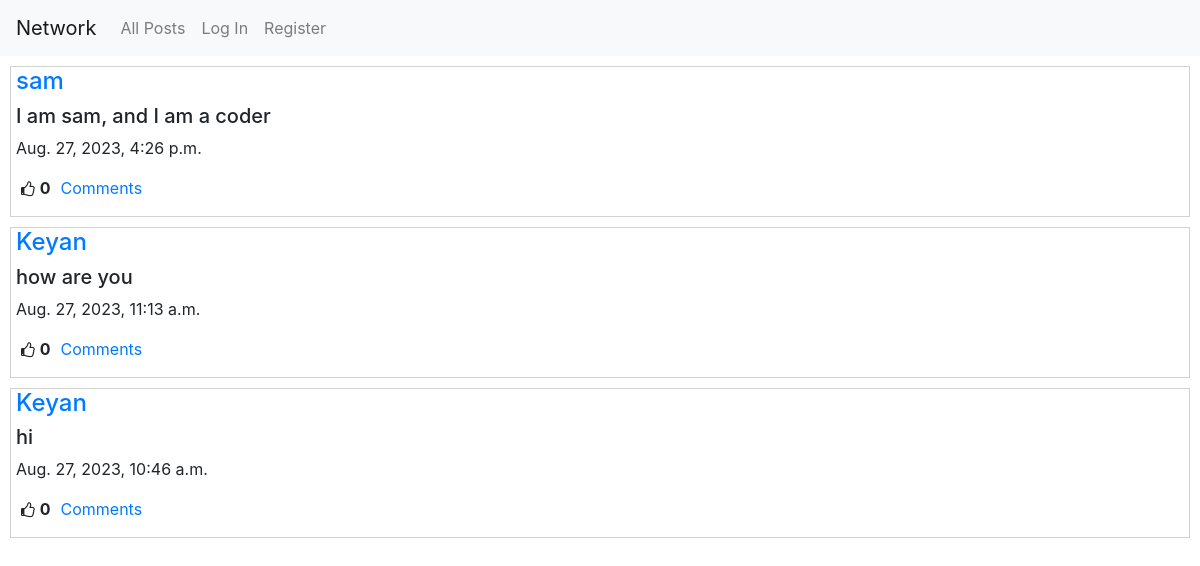
The app's page /, older data.
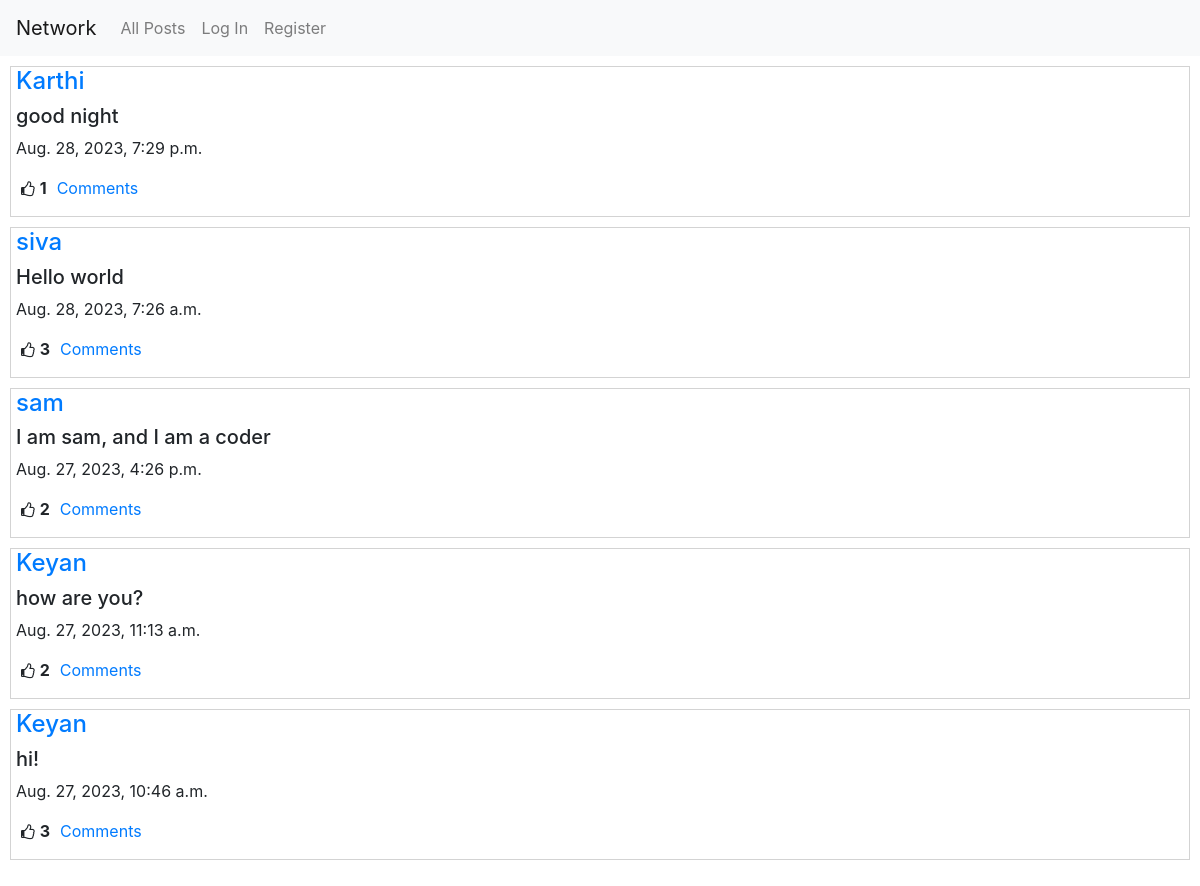
The same page, newer data.
### network/models.py (models this page shows, shortened)
class Post(models.Model):
    creater = models.ForeignKey(User, related_name='my_name', on_delete=models.CASCADE)
    content = models.CharField(max_length=255)
    liked = models.ManyToManyField(User, related_name='liked_users_or_post' ,blank=True, null=True)
    time = models.DateTimeField(auto_now_add=True)

class User(AbstractUser):
    pass

### network/views.py (the view)
# urls.py: path("", views.index, name="index"),
def index(request):
    if request.method=="POST":
        form = PostForm(request.POST)
        if form.is_valid():
            post = form.save(commit=False)
            post.creater = request.user
            post.save()
            return HttpResponseRedirect( reverse("index"))
        else:
            return render(request, "network/index.html", {
                "form": form,
                "message": "Enter valid details"
                })
    else:
        user = request.user
        form = PostForm()
        all_posts = Post.objects.all().order_by('time').reverse()
        liked_posts = []
        posts_id = []
        for post in all_posts:
            if user in post.liked.all():
                liked_posts.append(post)
                posts_id.append(post.id)
        p = Paginator(all_posts, 10)
        page_no = request.GET.get('page')
        posts = p.get_page(page_no)
        return render(request, "network/index.html", {
                "form" : form,
                "posts": posts,
                "liked" : liked_posts,
                "p_id" : posts_id
            })

### network/templates/network/index.html (shortened to what this page needs)
{% extends "network/layout.html" %}
{% block body %}
{% for post in posts %}
<div class="posts">
<a href='{% url 'profile' post.creater.id %}'><h4>{{post.creater}}</h4></a>
<h5>{{post.content}}</h5>
<p>{{post.time}}</p>
<div class = 'd-flex justify-content-flex-start'>
<i style="font-size:16px" class="fa">&#xf087;</i><b><p id='count_{{post.id}}'>{{post.liked.count}}</p></b></li>
<a style='margin-left:10px' href='{% url 'readcomms' post.id %}' id='comm_a{{post.id}}'>Comments</a>
</div>
</div>
{% endfor %}
{% endblock %}

Row changes from the older to the newer data that the page shows:
added Post: creater "Karthi", content "good night", time "Aug. 28, 2023, 7:29 p.m.", liked.count "1"
added Post: creater "siva", content "Hello world", time "Aug. 28, 2023, 7:26 a.m.", liked.count "3"
computed for Post "I am sam, and I am a coder": liked.count "0" → "2"
changed Post: content "how are you" → "how are you?"; liked.count "0" → "2"
changed Post "Aug. 27, 2023, 10:46 a.m.": content "hi" → "hi!"; liked.count "0" → "3"
